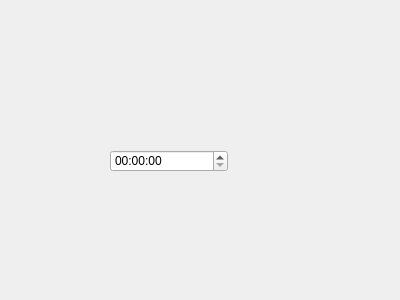
<?xml version="1.0" encoding="UTF-8"?>
<ui version="4.0">
 <class>InstrumentEditorPSGForm</class>
 <widget class="QWidget" name="InstrumentEditorPSGForm">
  <property name="geometry">
   <rect>
    <x>0</x>
    <y>0</y>
    <width>400</width>
    <height>300</height>
   </rect>
  </property>
  <property name="windowTitle">
   <string>Form</string>
  </property>
  <widget class="QTimeEdit" name="timeEdit">
   <property name="geometry">
    <rect>
     <x>110</x>
     <y>150</y>
     <width>118</width>
     <height>22</height>
    </rect>
   </property>
  </widget>
 </widget>
 <resources/>
 <connections/>
</ui>
